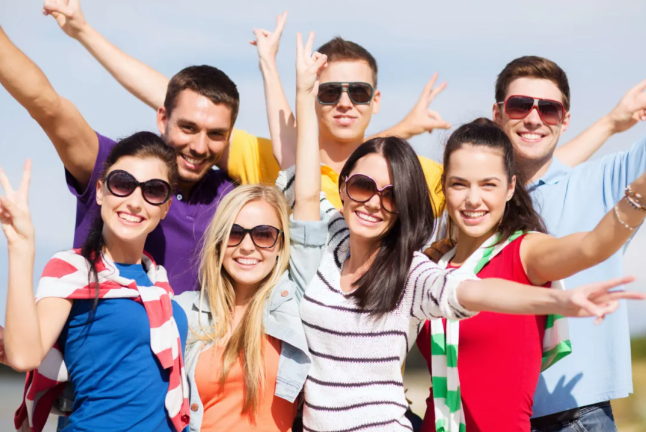
#> input picture img.png, 646 x 432 px
$ python app.py
#> lines starting #> are read from the running program, lines starting #| are printed output that depends on the picture
import cv2
import sys
import os

def detect_faces(image_path):
#> called with image_path = 'img.png'
    image = cv2.imread(image_path)
#> image is the input picture: shape (432, 646, 3); mean B, G, R 160.2, 158.7, 182.1
    if image is None:
        print("Не удалось загрузить изображение.")
        return

    gray = cv2.cvtColor(image, cv2.COLOR_BGR2GRAY)
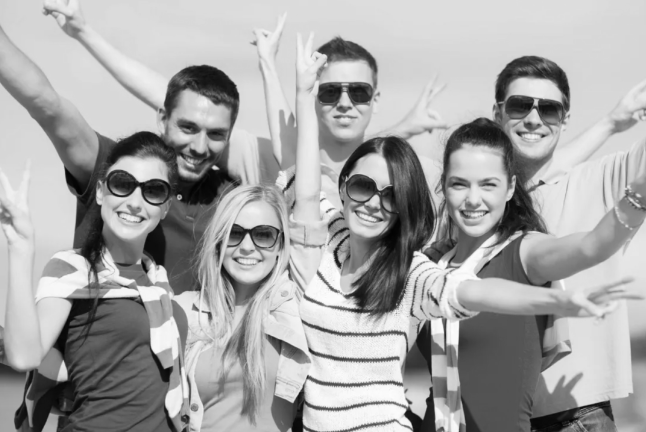
#> gray: shape (432, 646); min 2, max 254, mean 165.9

    face_cascade = cv2.CascadeClassifier(cv2.data.haarcascades + 'haarcascade_frontalface_default.xml')

    faces = face_cascade.detectMultiScale(gray, 1.1, 4)
#> faces = [[436, 154, 78, 78], [162, 100, 80, 80], [304, 62, 82, 82], [493, 76, 82, 82], [211, 204, 76, 76], [91, 153, 88, 88], [311, 102, 134, 134]]

    if len(faces) == 0:
        print("Лица не найдены.")
    else:
        print(f"Найдено {len(faces)} лиц(а):")
#| Найдено 7 лиц(а):
        for (x, y, w, h) in faces:
            print(f"Лицо: x={x}, y={y}, ширина={w}, высота={h}")
#> this loop made 7 passes
#| Лицо: x=436, y=154, ширина=78, высота=78
#| Лицо: x=162, y=100, ширина=80, высота=80
#| Лицо: x=304, y=62, ширина=82, высота=82
#| Лицо: x=493, y=76, ширина=82, высота=82
#| Лицо: x=211, y=204, ширина=76, высота=76
#| Лицо: x=91, y=153, ширина=88, высота=88
#| Лицо: x=311, y=102, ширина=134, высота=134

if __name__ == "__main__":
    script_dir = os.path.dirname(os.path.abspath(__file__))

    if len(sys.argv) > 1:
        image_path = sys.argv[1]
        print(f"Используемое изображение: {image_path}")
    else:
        image_path = os.path.join(script_dir, 'img.png')
        print(f"Аргумент не передан, изображение по умолчанию: {image_path}")

    detect_faces(image_path)
